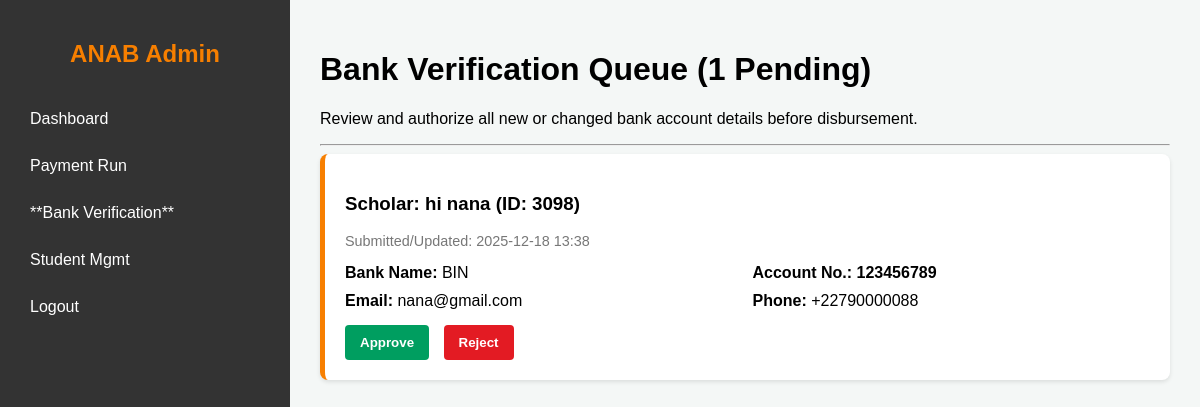
The app's page /bank_verification.php (signed in) with its own data.
### tables this page shows
CREATE TABLE `bank_details` (
  `id` int NOT NULL,
  `student_id` int NOT NULL,
  `bank_name` varchar(100) NOT NULL,
  `account_number` varchar(255) NOT NULL COMMENT 'Store encrypted bank account number',
  `iban` varchar(50) DEFAULT NULL,
  `is_verified` tinyint(1) DEFAULT '0' COMMENT 'Admin approval required before payment',
  `last_updated` datetime DEFAULT CURRENT_TIMESTAMP ON UPDATE CURRENT_TIMESTAMP
);

CREATE TABLE `students` (
  `id` int NOT NULL,
  `student_id` varchar(15) NOT NULL,
  `first_name` varchar(50) NOT NULL,
  `last_name` varchar(50) NOT NULL,
  `email` varchar(100) DEFAULT NULL,
  `password_hash` varchar(255) NOT NULL,
  `phone` varchar(20) DEFAULT NULL,
  `program_name` varchar(200) DEFAULT NULL,
  `university_name` varchar(200) NOT NULL,
  `is_active` tinyint(1) NOT NULL DEFAULT '0' COMMENT '0=Inactive, 1=Active',
  `created_at` datetime DEFAULT CURRENT_TIMESTAMP
);

### bank_verification.php (the view, shortened to what this page needs)
<?php
require_once 'db.php';
try {
    $stmt_queue = $pdo->prepare("
        SELECT
            bd.id AS bank_detail_id, bd.bank_name, bd.account_number, bd.last_updated,
            s.student_id, s.first_name, s.last_name, s.email, s.phone
        FROM bank_details bd
        JOIN students s ON bd.student_id = s.id
        WHERE bd.is_verified = 0
        ORDER BY bd.last_updated ASC
    ");
    $stmt_queue->execute();
    $verification_queue = $stmt_queue->fetchAll();
} catch (\PDOException $e) {
    error_log("Bank Verification Fetch Queue Error: " . $e->getMessage());
    $error = "Could not load the verification queue from the database.";
    $verification_queue = [];
}
?>
<!DOCTYPE html>
<html lang="en">
<head>
</head>
<body>
<div class="dashboard-container">
    <aside class="sidebar">
        <div class="logo" style="text-align: center; color: var(--orange); margin-bottom: 30px;"><h2>ANAB Admin</h2></div>
        <nav>
            <a href="admin_dashboard.php"><i class="fas fa-tachometer-alt"></i> Dashboard</a>
            <a href="payment_run.php"><i class="fas fa-money-check-alt"></i> Payment Run</a>
            <a href="bank_verification.php" class="active"><i class="fas fa-university"></i> **Bank Verification**</a>
            <a href="student_management.php"><i class="fas fa-users"></i> Student Mgmt</a>
            <a href="logout.php"><i class="fas fa-sign-out-alt"></i> Logout</a>
        </nav>
    </aside>
    <main class="main-content">
        <h1>Bank Verification Queue (<?php echo count($verification_queue); ?> Pending)</h1>
        <p>Review and authorize all new or changed bank account details before disbursement.</p>
        <hr>
        <?php if (count($verification_queue) > 0): ?>
            <?php foreach ($verification_queue as $item): ?>
                <div class="verification-card">
                    <h3>Scholar: <?php echo htmlspecialchars($item['first_name'] . ' ' . $item['last_name']); ?> (ID: <?php echo htmlspecialchars($item['student_id']); ?>)</h3>
                    <p style="font-size: 0.9em; color: #777;">Submitted/Updated: <?php echo date('Y-m-d H:i', strtotime($item['last_updated'])); ?></p>
                    <div class="details-grid">
                        <div>
                            <strong>Bank Name:</strong> <?php echo htmlspecialchars($item['bank_name']); ?>
                        </div>
                        <div>
                            <strong>Account No.:</strong> <span style="font-weight: bold; color: var(--secondary);"><?php echo htmlspecialchars($item['account_number']); ?></span>
                        </div>
                        <div>
                            <strong>Email:</strong> <?php echo htmlspecialchars($item['email']); ?>
                        </div>
                        <div>
                            <strong>Phone:</strong> <?php echo htmlspecialchars($item['phone']); ?>
                        </div>
                    </div>
                    <div class="actions">
                        <form method="POST" action="bank_verification.php" style="display: inline-block;">
                            <button type="submit" name="action" value="approve" class="btn-approve">
                                <i class="fas fa-check"></i> Approve
                            </button>
                        </form>
                        <form method="POST" action="bank_verification.php" style="display: inline-block;">
                            <button type="submit" name="action" value="reject" class="btn-reject"
                                onclick="return confirm('WARNING: Are you sure you want to REJECT and delete this account submission?');">
                                <i class="fas fa-times"></i> Reject
                            </button>
                        </form>
                    </div>
                </div>
            <?php endforeach; ?>
        <?php else: ?>
            <p style="padding: 20px; border: 1px solid var(--green); background-color: #e6ffed; border-radius: 5px; font-weight: bold;">
                <i class="fas fa-thumbs-up"></i> The verification queue is clear. No bank details are currently pending review.
            </p>
        <?php endif; ?>
    </main>
</div>
</body>
</html>

### bank_verification.php (style rules this page uses)
:root { --orange: #F77F00; --green: #009E60; --red: #E31B23; --white: #FFFFFF; --gray-bg: #f4f7f6; --dark: #333333; }
body { font-family: Arial, sans-serif; background-color: var(--gray-bg); margin: 0; }
.dashboard-container { display: flex; min-height: 100vh; }
.sidebar { width: 250px; background-color: var(--dark); color: var(--white); padding: 20px; }
.sidebar a { display: block; padding: 12px 10px; color: var(--white); text-decoration: none; margin-bottom: 5px; border-radius: 5px; }
.main-content { flex-grow: 1; padding: 30px; }
.verification-card { background-color: var(--white); border-left: 5px solid var(--orange); padding: 20px; margin-bottom: 20px; border-radius: 8px; box-shadow: 0 2px 4px rgba(0,0,0,0.1); }
.details-grid { display: grid; grid-template-columns: 1fr 1fr; gap: 10px; margin-bottom: 15px; }
.actions button { padding: 10px 15px; border: none; border-radius: 4px; cursor: pointer; font-weight: bold; margin-right: 10px; }
.btn-approve { background-color: var(--green); color: white; }
.btn-reject { background-color: var(--red); color: white; }

### records on screen
bank_details: student.last_name "hi nana", student.student_id "3098", last_updated "2025-12-18 13:38", bank_name "BIN", account_number "123456789", student.email "nana@gmail.com", student.phone "+22790000088"

### other values on screen
count($verification_queue) "1"
